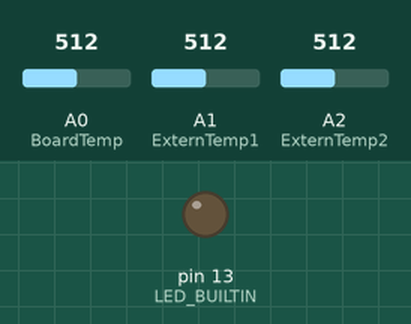
A sketch run on a simulated Arduino Uno, built with avr-gcc and run on an emulated ATmega328P. On the bench: output pins drawn as LEDs (lit = HIGH). The inputs (shaded band) are chosen by the test bench; at power-on: A1 (ExternTemp1) = 512, A0 (BoardTemp) = 512, A2 (ExternTemp2) = 512. Pins used as bus, display or sensor lines are not drawn.

Above: at 1.2 s.
1.3 s: A1 (ExternTemp1) set to 181
2.8 s: A1 (ExternTemp1) set to 155
At 3.9 s:
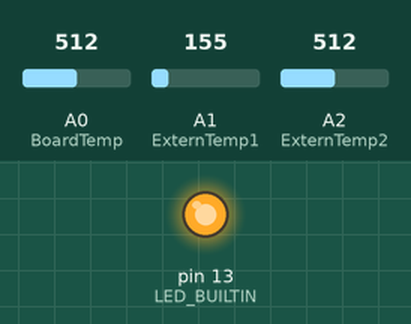
4.3 s: A1 (ExternTemp1) set to 306
At 5.0 s:
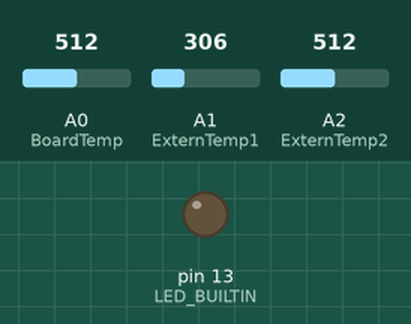
5.8 s: A1 (ExternTemp1) set to 122
At 6.2 s:
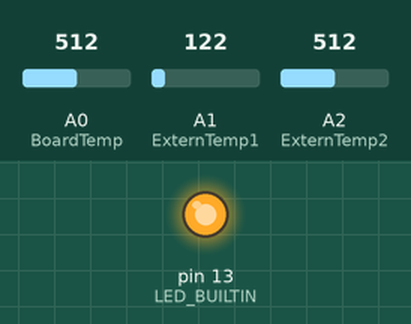
Timing chart, 0 to 8.3 s (numbered marks = the images above; inputs shaded):
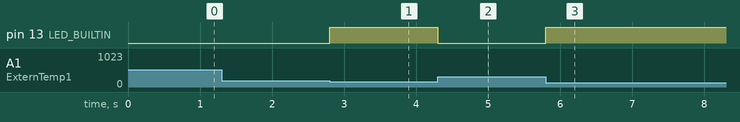

Measured:
- the behaviour switches between 169 and 168 on A1 (ExternTemp1) (found by bisection; images 0 and 1)
- after the input at 1.3 s, every drawn part: stays the same
- after the input at 2.8 s, pin 13 (LED_BUILTIN): LOW → HIGH at once
- after the input at 4.3 s, pin 13 (LED_BUILTIN): HIGH → LOW at once
- after the input at 5.8 s, pin 13 (LED_BUILTIN): LOW → HIGH at once

The sketch:

CloudChamber.ino
```cpp
//Conditional compile
#define DEBUG 0 // change to 1 to get serial debug output

// Pin definition macros
#define PowerCtrl 1 //Pin that controls the power switch

#define BoardTemp A0 //Connection the onboard thermometer

//Connection to the offboard thermometers
#define ExternTemp1 A1
#define ExternTemp2 A2

//Define constants
const float ADC_Scale = (5.0 / 1023.0);
const float Temp_Target = 30; //top plate value
const float Temp_Tol = 2.5; // From datasheet tolerance values

const float board_minTemp = -20;

//timer
int tic = 0;
int toc = 0;

#define updateDelay 100 //Delay control update by x ms


void setup() {
  #if DEBUG
    Serial.begin(9600);
  #endif
  // put your setup code here, to run once:
  pinMode(LED_BUILTIN, OUTPUT);

  //Initialise heating ping to stop heating
  pinMode(PowerCtrl, OUTPUT);
  digitalWrite(PowerCtrl, HIGH);

  //Initialise thermometers to read (not necessary)
  pinMode(BoardTemp, INPUT);
  pinMode(ExternTemp1, INPUT);
  pinMode(ExternTemp2, INPUT);

  //start timer
  tic = millis();
}

float readTemp(int Pin) {
  //perform an analog read on the pin and convert to temperature
  int measure = analogRead(Pin); // 100µs
  float voltage = measure * ADC_Scale; // Convert to voltage

  /*Calculate temp as specified by TMP36 rev.H datasheet page 8 */
  return (voltage - 0.5) * 100;
}

void loop() {
  toc = millis();
  // first we wait for the
  if (abs(tic - toc) < updateDelay) {
    // pass
  } else {
    tic = millis();
    //Check if the temperature is within bounds
    float board = readTemp(BoardTemp);
    float extern1 = readTemp(ExternTemp1);
    float extern2 = readTemp(ExternTemp2);

    #if DEBUG
      Serial.print(board - board_minTemp);
      Serial.print("\t");
      Serial.println(extern1-Temp_Target);
    #endif

    // if the viability conditions are met
    //Condition 1 board is dying
    if (board - board_minTemp < Temp_Tol) {
      digitalWrite(PowerCtrl, LOW); // Start heating
      digitalWrite(LED_BUILTIN, HIGH);

    //Condition 2 temperature sensor 1 is bad
    } else if (extern1 - Temp_Target < Temp_Tol) {
      digitalWrite(PowerCtrl, LOW); // Start heating
      digitalWrite(LED_BUILTIN, HIGH);

    } else {
      digitalWrite(PowerCtrl, HIGH); // Stop heating
      digitalWrite(LED_BUILTIN, LOW);
    }
  }
}
```
